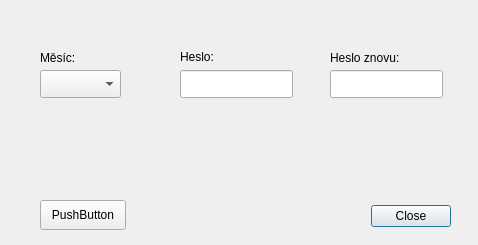
<?xml version="1.0" encoding="UTF-8"?>
<ui version="4.0">
 <class>Dialog</class>
 <widget class="QDialog" name="Dialog">
  <property name="geometry">
   <rect>
    <x>0</x>
    <y>0</y>
    <width>478</width>
    <height>245</height>
   </rect>
  </property>
  <property name="windowTitle">
   <string>Generáto hesel</string>
  </property>
  <widget class="QDialogButtonBox" name="buttonBox">
   <property name="geometry">
    <rect>
     <x>370</x>
     <y>200</y>
     <width>81</width>
     <height>32</height>
    </rect>
   </property>
   <property name="orientation">
    <enum>Qt::Horizontal</enum>
   </property>
   <property name="standardButtons">
    <set>QDialogButtonBox::Close</set>
   </property>
  </widget>
  <widget class="QComboBox" name="comboBox">
   <property name="geometry">
    <rect>
     <x>40</x>
     <y>70</y>
     <width>81</width>
     <height>28</height>
    </rect>
   </property>
   <property name="maxVisibleItems">
    <number>12</number>
   </property>
  </widget>
  <widget class="QLineEdit" name="lineEdit">
   <property name="geometry">
    <rect>
     <x>180</x>
     <y>70</y>
     <width>113</width>
     <height>28</height>
    </rect>
   </property>
   <property name="text">
    <string extracomment="Minimálně 4 znaky"/>
   </property>
  </widget>
  <widget class="QPushButton" name="pushButton">
   <property name="geometry">
    <rect>
     <x>40</x>
     <y>200</y>
     <width>86</width>
     <height>30</height>
    </rect>
   </property>
   <property name="text">
    <string>PushButton</string>
   </property>
  </widget>
  <widget class="QLabel" name="label">
   <property name="geometry">
    <rect>
     <x>50</x>
     <y>120</y>
     <width>391</width>
     <height>41</height>
    </rect>
   </property>
   <property name="palette">
    <palette>
     <active>
      <colorrole role="WindowText">
       <brush brushstyle="SolidPattern">
        <color alpha="255">
         <red>247</red>
         <green>0</green>
         <blue>0</blue>
        </color>
       </brush>
      </colorrole>
      <colorrole role="Text">
       <brush brushstyle="SolidPattern">
        <color alpha="255">
         <red>255</red>
         <green>0</green>
         <blue>0</blue>
        </color>
       </brush>
      </colorrole>
     </active>
     <inactive>
      <colorrole role="WindowText">
       <brush brushstyle="SolidPattern">
        <color alpha="255">
         <red>247</red>
         <green>0</green>
         <blue>0</blue>
        </color>
       </brush>
      </colorrole>
      <colorrole role="Text">
       <brush brushstyle="SolidPattern">
        <color alpha="255">
         <red>255</red>
         <green>0</green>
         <blue>0</blue>
        </color>
       </brush>
      </colorrole>
     </inactive>
     <disabled>
      <colorrole role="WindowText">
       <brush brushstyle="SolidPattern">
        <color alpha="255">
         <red>110</red>
         <green>113</green>
         <blue>117</blue>
        </color>
       </brush>
      </colorrole>
      <colorrole role="Text">
       <brush brushstyle="SolidPattern">
        <color alpha="255">
         <red>101</red>
         <green>104</green>
         <blue>106</blue>
        </color>
       </brush>
      </colorrole>
     </disabled>
    </palette>
   </property>
   <property name="font">
    <font>
     <pointsize>20</pointsize>
     <weight>75</weight>
     <bold>true</bold>
    </font>
   </property>
   <property name="text">
    <string/>
   </property>
   <property name="alignment">
    <set>Qt::AlignCenter</set>
   </property>
   <property name="textInteractionFlags">
    <set>Qt::LinksAccessibleByMouse|Qt::TextSelectableByKeyboard|Qt::TextSelectableByMouse</set>
   </property>
  </widget>
  <widget class="QLabel" name="label_2">
   <property name="geometry">
    <rect>
     <x>40</x>
     <y>50</y>
     <width>61</width>
     <height>16</height>
    </rect>
   </property>
   <property name="text">
    <string>Měsíc:</string>
   </property>
  </widget>
  <widget class="QLabel" name="label_3">
   <property name="geometry">
    <rect>
     <x>180</x>
     <y>50</y>
     <width>58</width>
     <height>14</height>
    </rect>
   </property>
   <property name="text">
    <string>Heslo:</string>
   </property>
  </widget>
  <widget class="QLabel" name="label_4">
   <property name="geometry">
    <rect>
     <x>330</x>
     <y>50</y>
     <width>111</width>
     <height>16</height>
    </rect>
   </property>
   <property name="text">
    <string>Heslo znovu:</string>
   </property>
  </widget>
  <widget class="QLineEdit" name="lineEdit_2">
   <property name="geometry">
    <rect>
     <x>330</x>
     <y>70</y>
     <width>113</width>
     <height>28</height>
    </rect>
   </property>
   <property name="text">
    <string extracomment="Minimálně 4 znaky"/>
   </property>
   <property name="echoMode">
    <enum>QLineEdit::PasswordEchoOnEdit</enum>
   </property>
  </widget>
 </widget>
 <resources/>
 <connections>
  <connection>
   <sender>buttonBox</sender>
   <signal>accepted()</signal>
   <receiver>Dialog</receiver>
   <slot>accept()</slot>
   <hints>
    <hint type="sourcelabel">
     <x>248</x>
     <y>254</y>
    </hint>
    <hint type="destinationlabel">
     <x>157</x>
     <y>274</y>
    </hint>
   </hints>
  </connection>
  <connection>
   <sender>buttonBox</sender>
   <signal>rejected()</signal>
   <receiver>Dialog</receiver>
   <slot>reject()</slot>
   <hints>
    <hint type="sourcelabel">
     <x>316</x>
     <y>260</y>
    </hint>
    <hint type="destinationlabel">
     <x>286</x>
     <y>274</y>
    </hint>
   </hints>
  </connection>
 </connections>
</ui>
